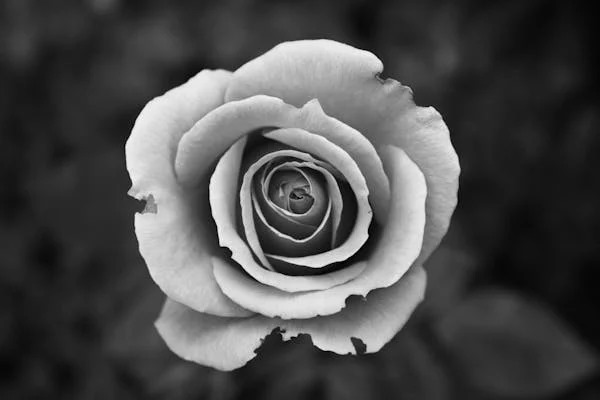
#> input picture DIPLAB/FT1.jpg, 600 x 400 px, found by its file name
$ python DIP2.py
#> lines starting #> are read from the running program, lines starting #| are printed output that depends on the picture
import cv2
import numpy as np
import matplotlib.pyplot as plt

# Load a grayscale image
image = cv2.imread("DIPLAB/FT1.jpg", cv2.IMREAD_GRAYSCALE)
#> image is the input picture: shape (400, 600); min 0, max 253, mean 76.7

# Compute the 2D Fourier Transform
dft = cv2.dft(np.float32(image), flags=cv2.DFT_COMPLEX_OUTPUT)
dft_shift = np.fft.fftshift(dft)  # Shift the zero frequency component to the center

# Compute magnitude spectrum
magnitude_spectrum = 20 * np.log(cv2.magnitude(dft_shift[:, :, 0], dft_shift[:, :, 1]))
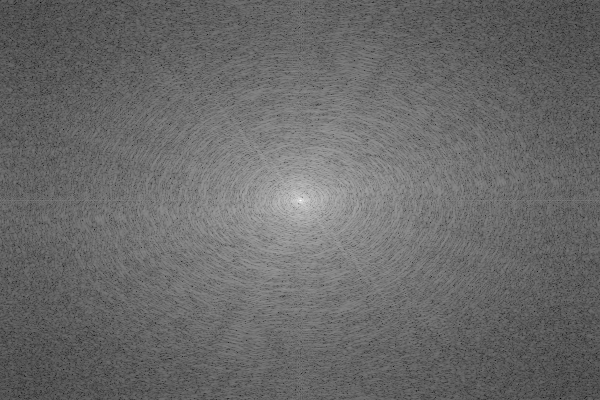
#> magnitude_spectrum: shape (400, 600) float32; min 17.8, max 334.6, mean 149.4; drawn with min black and max white

# Perform the Inverse DFT
dft_ishift = np.fft.ifftshift(dft_shift)  # Shift back
img_reconstructed = cv2.idft(dft_ishift)
img_reconstructed = cv2.magnitude(img_reconstructed[:, :, 0], img_reconstructed[:, :, 1])  # Convert to magnitude

# Normalize the reconstructed image
cv2.normalize(img_reconstructed, img_reconstructed, 0, 255, cv2.NORM_MINMAX)
img_reconstructed = np.uint8(img_reconstructed)

# Display all images in one figure
plt.figure(figsize=(15,5))
plt.subplot(131), plt.imshow(image, cmap='gray'), plt.title("Original Image")
plt.subplot(132), plt.imshow(magnitude_spectrum, cmap='gray'), plt.title("Magnitude Spectrum")
plt.subplot(133), plt.imshow(img_reconstructed, cmap='gray'), plt.title("Reconstructed Image")
plt.show()
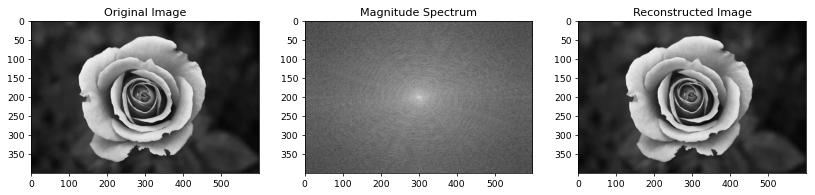
#> figure drawn by matplotlib, 3 panels

$ run again, with DIPLAB/assignment1.jpg copied over DIPLAB/FT1.jpg
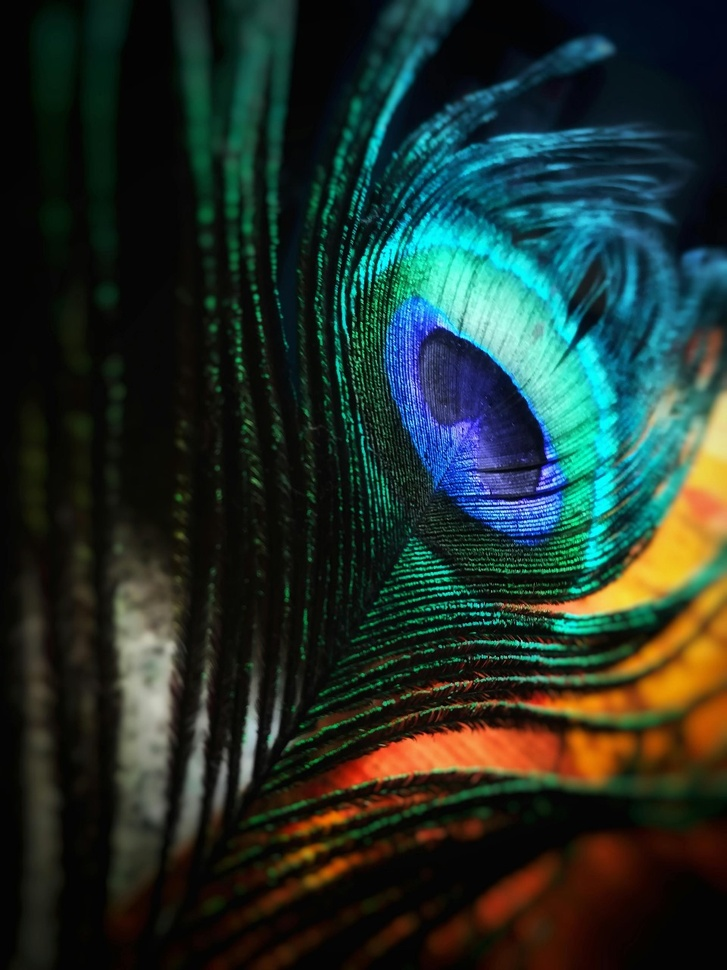
#> input picture DIPLAB/assignment1.jpg, 727 x 970 px, shrunk from 960 x 1280 before the run, found by its file name
#> `magnitude_spectrum = 20 * np.log(cv2.magnitude(dft_shift[:, :, 0], dft..`:
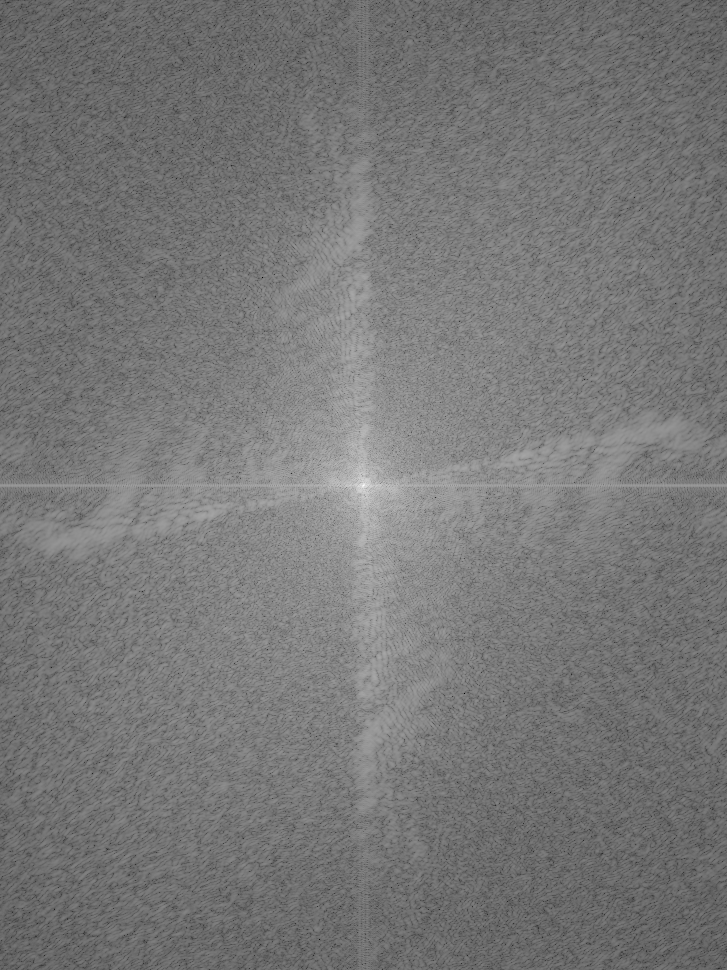
#> magnitude_spectrum: shape (970, 727) float32; min 4.63, max 344.8, mean 164; drawn with min black and max white
#> `plt.show()`:
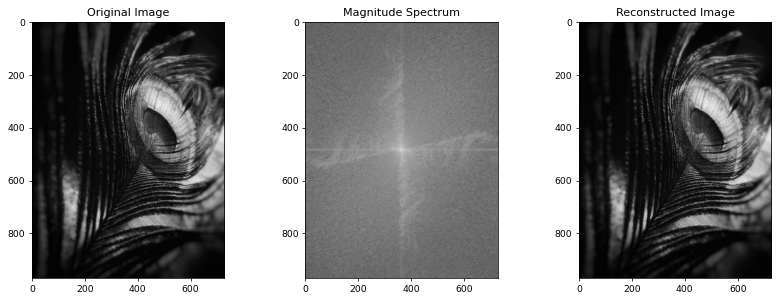
#> figure drawn by matplotlib, 3 panels

$ run again, with DIPLAB/dip.img.jpg copied over DIPLAB/FT1.jpg
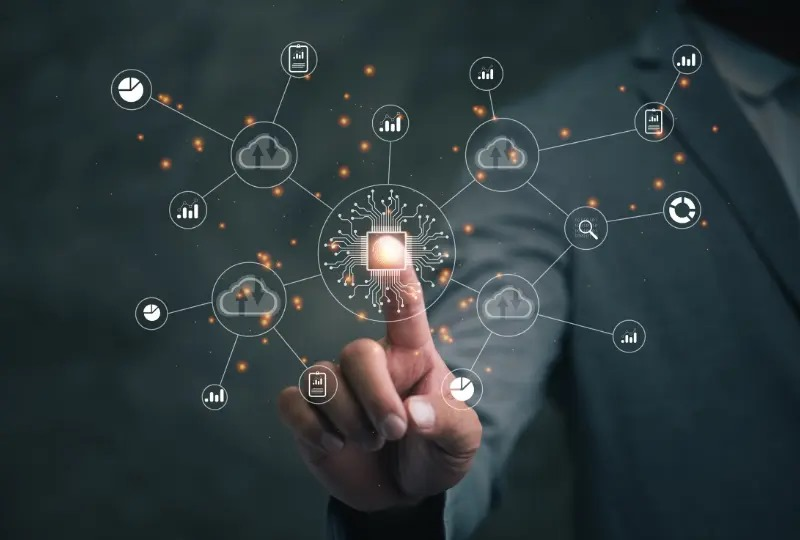
#> input picture DIPLAB/dip.img.jpg, 800 x 540 px, found by its file name
#> `magnitude_spectrum = 20 * np.log(cv2.magnitude(dft_shift[:, :, 0], dft..`:
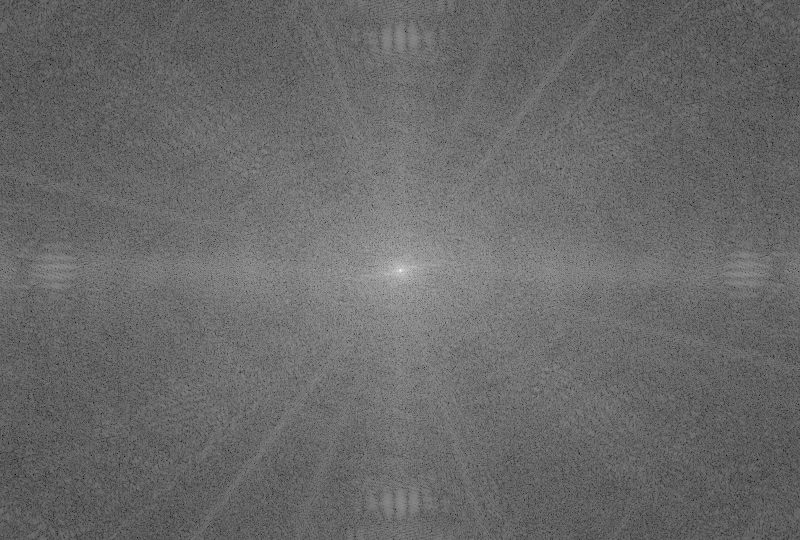
#> magnitude_spectrum: shape (540, 800) float32; min 43.66, max 339.9, mean 166.5; drawn with min black and max white
#> `plt.show()`:
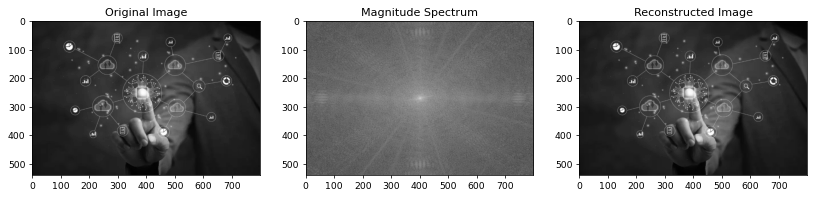
#> figure drawn by matplotlib, 3 panels
